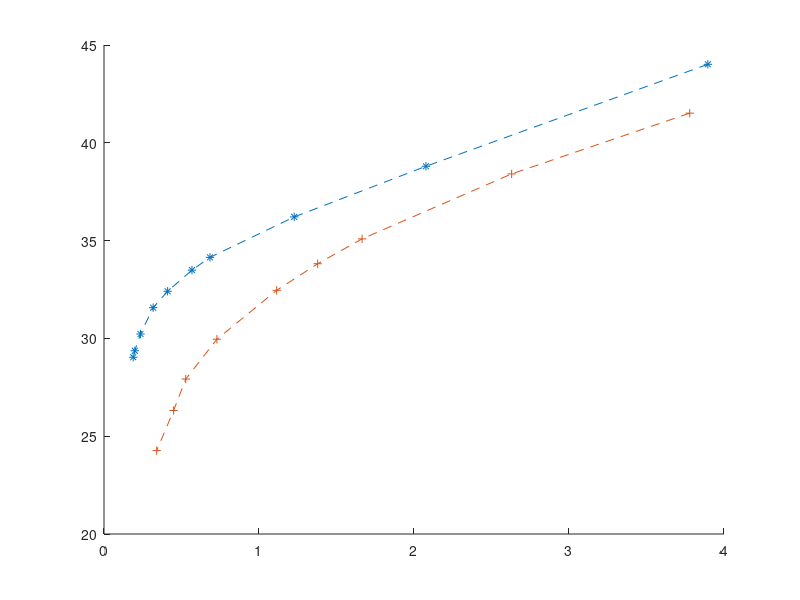

MATLAB code for this plot:
hold on
load('solution_values5.mat')
load('solution_values4.mat')
plot(bpp_solution, psnr_solution, '--*'); % reference curve Chapter 5
plot(bpp_solution_ch4, psnr_solution_ch4, '--+'); % reference curve Chapter 4